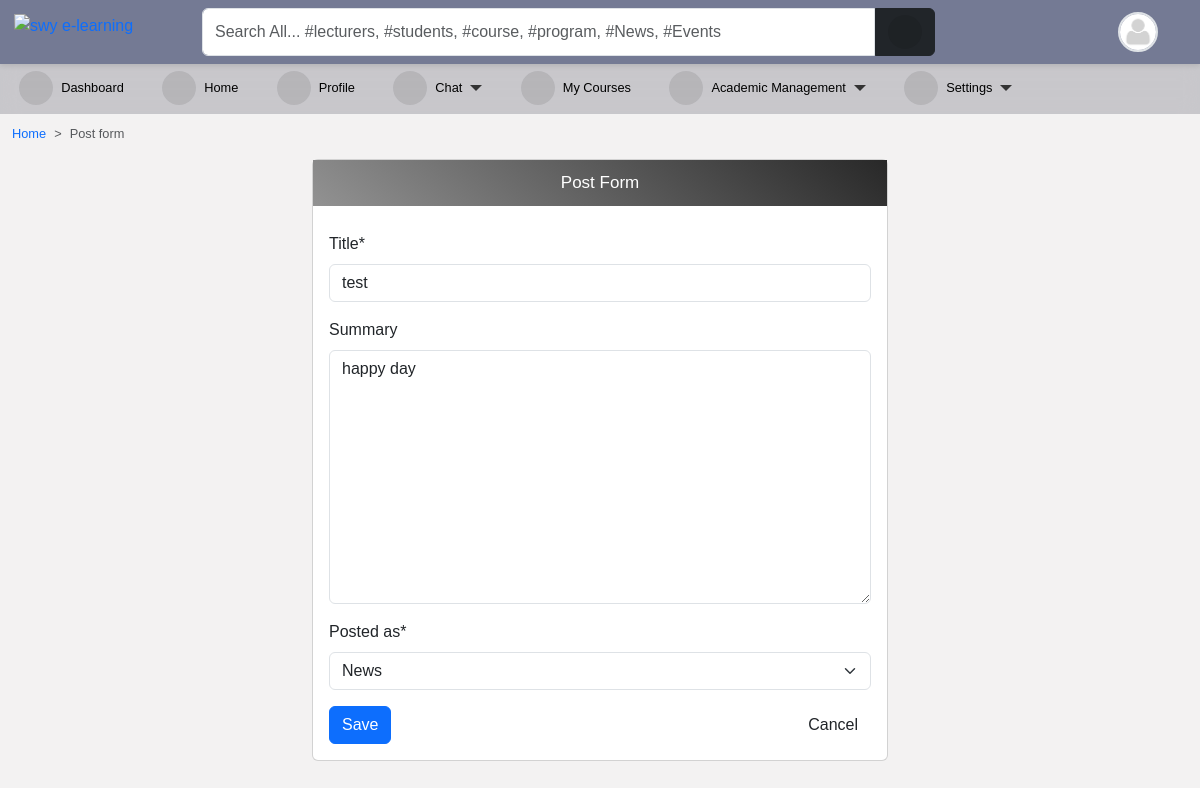
The app's page /item/2/edit/ (signed in) with its own data.
### accounts/models.py (models this page shows, shortened)
class User(AbstractUser):
    is_student = models.BooleanField(default=False)
    is_lecturer = models.BooleanField(default=False)
    gender = models.CharField(max_length=1, choices=GENDERS, blank=True, null=True)
    phone = models.CharField(max_length=60, blank=True, null=True)
    address = models.CharField(max_length=60, blank=True, null=True)
    picture = models.ImageField(
        upload_to="profile_pictures/%y/%m/%d/", default="default.png", null=True
    )
    email = models.EmailField(blank=True, null=True)
    username_validator = ASCIIUsernameValidator()
    objects = CustomUserManager()
    class Meta:
        ordering = ("-date_joined",)
    @property
    def get_user_role(self):
        if self.is_superuser:
            role = "Admin"
        elif self.is_student:
            role = "Student"
        elif self.is_lecturer:
            role = "Lecturer"
        return role

### core/models.py (models this page shows, shortened)
class NewsAndEvents(models.Model):
    title = models.CharField(max_length=200, null=True)
    summary = models.TextField(max_length=200, blank=True, null=True)
    posted_as = models.CharField(choices=POST, max_length=10)
    updated_date = models.DateTimeField(auto_now=True, auto_now_add=False, null=True)
    upload_time = models.DateTimeField(auto_now=False, auto_now_add=True, null=True)
    objects = NewsAndEventsManager()

### accounts/decorators.py (the view)
    def wrapper(request, *args, **kwargs):
        if test_func(request.user):
            return function(request, *args, **kwargs) if function else None
        else:
            return redirect(redirect_to)

### core/forms.py
class NewsAndEventsForm(forms.ModelForm):
    class Meta:
        model = NewsAndEvents
        fields = (
            "title",
            "summary",
            "posted_as",
        )
    def __init__(self, *args, **kwargs):
        super().__init__(*args, **kwargs)
        self.fields["title"].widget.attrs.update({"class": "form-control"})
        self.fields["summary"].widget.attrs.update({"class": "form-control"})
        self.fields["posted_as"].widget.attrs.update({"class": "form-control"})

### core/models.py (called while the page is built)
    def get_queryset(self):
        return NewsAndEventsQuerySet(self.model, using=self._db)

    def all(self):
        return self.get_queryset()

### core/views.py (called while the page is built)
@login_required
@lecturer_required
def edit_post(request, pk):
    instance = get_object_or_404(NewsAndEvents, pk=pk)
    if request.method == "POST":
        form = NewsAndEventsForm(request.POST, instance=instance)
        title = request.POST.get("title")
        if form.is_valid():
            form.save()
            messages.success(request, (title + " has been updated."))
            return redirect("home")
        else:
            messages.error(request, "Please correct the error(s) below.")
    else:
        form = NewsAndEventsForm(instance=instance)
    return render(
        request,
        "core/post_add.html",
        {
            "title": "Edit Post",
            "form": form,
        },
    )

### templates/core/post_add.html (shortened to what this page needs)
{% extends 'base.html' %}
{% load crispy_forms_tags %}
{% load static %}
{% block content %}
<nav style="--bs-breadcrumb-divider: '>';" aria-label="breadcrumb">
    <ol class="breadcrumb">
      <li class="breadcrumb-item"><a href="/">Home</a></li>
      <li class="breadcrumb-item active" aria-current="page">Post form</li>
    </ol>
</nav>
<div class="row">
    <div class="col-md-6 mx-auto">
        <div class="card">
            <p class="form-title">Post Form</p>
            <div class="card-body">
                <form action="" method="POST">{% csrf_token %}
                    {{ form|crispy }}
                    <input class="btn btn-primary" type="submit" value="Save">
                    <a class="btn" href="{% url 'home' %}" style="float: right;">Cancel</a>
                </form>
            </div>
        </div>
    </div>
</div>
{% endblock content %}

### templates/navbar.html (shortened to what this page needs)
{% load static %}
<div id="top-navbar" class="py-2 top-navbar">
	<div class="container">
		<a href="/" class="head-logo">
			<img src="{% static 'img/swy e-learning.jpg' %}" width="40px" alt="swy e-learning">
		</a>
		<div class="nav-wrapper">
			<form class="form-header" action="{% url 'query' %}" method="GET">
				<input id="primary-search" class="form-control rounded-end-0" type="text" name="q" value="{{ request.GET.q }}"
					placeholder="Search All... #lecturers, #students, #course, #program, #News, #Events" required />
				<button class="btn btn-dark rounded-start-0" type="submit">
					<i class="fas fa-search"></i>
				</button>
			</form>
			<div class="dropdown index">
				<div class="avatar border border-2" type="button" data-bs-toggle="dropdown" aria-expanded="false">
					<img src="{{ request.user.picture.url }}">
				</div>
			</div>
		</div>
	</div>
</div>

### static/scss/style1.css (style rules this page uses)
*, body { font-family: "Rubik", sans-serif; }
body { background-color: #f3f2f2; }
#top-navbar { position: fixed; top: 0; right: 0; -webkit-margin-start: -10px; z-index: 90; padding: 0; background: #747a94; box-shadow: 0px 2px 5px 0px rgba(0, 0, 0, 0.1); transition: 0.3s; margin: 0; }
#top-navbar .container { display: flex; background-color: transparent; position: relative; }
#top-navbar .nav-wrapper { display: flex; flex-wrap: wrap; justify-content: space-between; align-items: center; width: 100%; margin-left: 10rem; background-color: transparent; }
#top-navbar .nav-wrapper .form-header { display: flex; flex: 0.8; }
#top-navbar .nav-wrapper .form-header button { flex: 0.1; }
#top-navbar { left: 0; }
.avatar { width: 40px; height: 40px; border-radius: 50%; overflow: hidden; }
.avatar img { width: 100%; height: 100%; -o-object-fit: cover; object-fit: cover; }
a { color: var(--bs-primary); text-decoration: none; }
.form-title { display: flex; align-items: center; justify-content: center; font-weight: 400; font-size: 17px; padding: 10px; background: linear-gradient(40deg, #929292, #282828); color: #ffffff; text-align: center; margin-bottom: 10px; }
.fas, .fa { font-size: 16px; display: inline-flex; align-items: center; justify-content: center; width: 34px; height: 34px; background-color: rgba(0, 0, 0, 0.093); border-radius: 50%; }

### templates/aside.html (style rules this page uses)
li { font-size: .8rem; }

### templates/navbar.html (style rules this page uses)
.head-logo { position: absolute; left: -1rem; top: 0.3rem; }

### records on screen
User: user.picture (placeholder picture)
NewsAndEvents: title "test", summary "happy day", posted_as "News"
